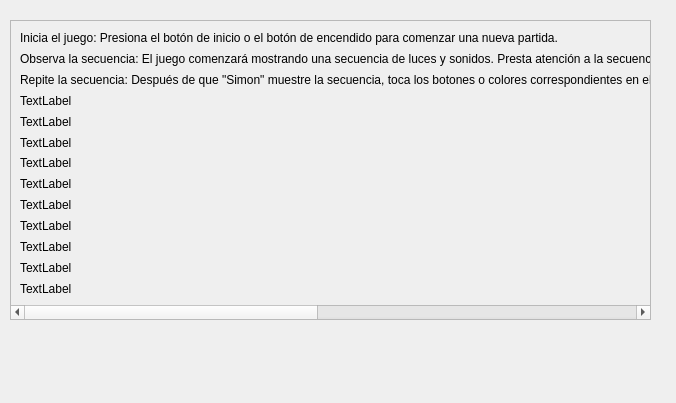
<?xml version="1.0" encoding="UTF-8"?>
<ui version="4.0">
 <class>Dialog</class>
 <widget class="QDialog" name="Dialog">
  <property name="geometry">
   <rect>
    <x>0</x>
    <y>0</y>
    <width>676</width>
    <height>403</height>
   </rect>
  </property>
  <property name="windowTitle">
   <string>Dialog</string>
  </property>
  <widget class="QScrollArea" name="scrollArea">
   <property name="geometry">
    <rect>
     <x>10</x>
     <y>20</y>
     <width>641</width>
     <height>300</height>
    </rect>
   </property>
   <property name="widgetResizable">
    <bool>true</bool>
   </property>
   <widget class="QWidget" name="scrollAreaWidgetContents">
    <property name="geometry">
     <rect>
      <x>0</x>
      <y>0</y>
      <width>1301</width>
      <height>298</height>
     </rect>
    </property>
    <layout class="QVBoxLayout" name="verticalLayout">
     <item>
      <widget class="QLabel" name="label">
       <property name="text">
        <string>Inicia el juego: Presiona el botón de inicio o el botón de encendido para comenzar una nueva partida.</string>
       </property>
       <property name="scaledContents">
        <bool>true</bool>
       </property>
      </widget>
     </item>
     <item>
      <widget class="QLabel" name="label_2">
       <property name="text">
        <string>Observa la secuencia: El juego comenzará mostrando una secuencia de luces y sonidos. Presta atención a la secuencia, ya que tendrás que repetirla exactamente como la veas.</string>
       </property>
      </widget>
     </item>
     <item>
      <widget class="QLabel" name="label_3">
       <property name="text">
        <string>Repite la secuencia: Después de que &quot;Simon&quot; muestre la secuencia, toca los botones o colores correspondientes en el mismo orden en que los viste y los escuchaste. Si lo haces correctamente, el juego te mostrará una nueva secuencia más larga.</string>
       </property>
      </widget>
     </item>
     <item>
      <widget class="QLabel" name="label_4">
       <property name="text">
        <string>TextLabel</string>
       </property>
      </widget>
     </item>
     <item>
      <widget class="QLabel" name="label_5">
       <property name="text">
        <string>TextLabel</string>
       </property>
      </widget>
     </item>
     <item>
      <widget class="QLabel" name="label_6">
       <property name="text">
        <string>TextLabel</string>
       </property>
      </widget>
     </item>
     <item>
      <widget class="QLabel" name="label_7">
       <property name="text">
        <string>TextLabel</string>
       </property>
      </widget>
     </item>
     <item>
      <widget class="QLabel" name="label_8">
       <property name="text">
        <string>TextLabel</string>
       </property>
      </widget>
     </item>
     <item>
      <widget class="QLabel" name="label_9">
       <property name="text">
        <string>TextLabel</string>
       </property>
      </widget>
     </item>
     <item>
      <widget class="QLabel" name="label_10">
       <property name="text">
        <string>TextLabel</string>
       </property>
      </widget>
     </item>
     <item>
      <widget class="QLabel" name="label_11">
       <property name="text">
        <string>TextLabel</string>
       </property>
      </widget>
     </item>
     <item>
      <widget class="QLabel" name="label_12">
       <property name="text">
        <string>TextLabel</string>
       </property>
      </widget>
     </item>
     <item>
      <widget class="QLabel" name="label_13">
       <property name="text">
        <string>TextLabel</string>
       </property>
      </widget>
     </item>
    </layout>
   </widget>
  </widget>
 </widget>
 <resources/>
 <connections/>
</ui>
